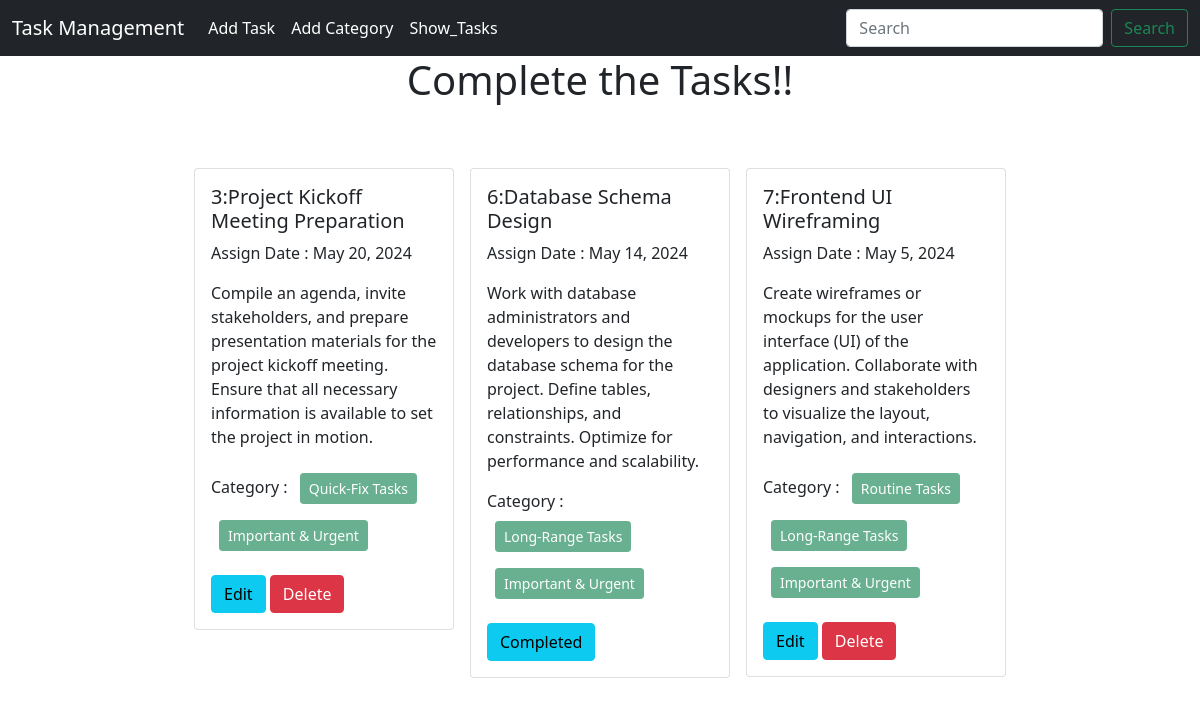
The page / on the database its author committed.
### tasks/models.py (models this page shows, shortened)
class Tasks(models.Model):
    taskTitle = models.CharField(max_length=100)
    assign_date = models.DateField()
    taskDescription = models.TextField()
    category = models.ManyToManyField(Category)
    is_completed = models.BooleanField(default=False)

### task_categories/models.py (models this page shows, shortened)
class Category(models.Model):
    category_name = models.CharField(max_length=50)

### Task_Management/views.py (the view)
# urls.py: path('', views.show_tasks, name='show_tasks'),
def show_tasks(request):
    data = Tasks.objects.all()
    return render(request, 'show_tasks.html', {'data' : data})

### templates/show_tasks.html
{% extends "base.html" %}
{% block content %}
<h1 style="text-align:center">Complete the Tasks!!</h1>
<div class="d-flex flex-wrap justify-content-center px-5 pt-5">
  {% for task in data %}
  <div class="col-sm-3">
    <div class="card m-2">
      <div class="card-body">
        <h5 class="card-title">{{task.id}}:{{task.taskTitle}}</h5>
        <p>Assign Date : {{task.assign_date}}</p>
        <p class="card-text">{{task.taskDescription}}</p>
        <p>
          Category : {% for cat in task.category.all %}
          <button class="btn btn-success btn-sm m-2" disabled >{{cat.category_name}} </button>
          {% endfor %}
        </p>
        {% if task.is_completed == False %}
            <a href="{% url 'edit_task' task.id %}" class="btn btn-info">Edit</a>
            <a href="{% url 'delete_task' task.id %}" class="btn btn-danger">Delete</a>
        {% else %}
            <a href="#" class="btn btn-info">Completed</a>
        {% endif %}
      </div>
    </div>
  </div>
  {% endfor %}
</div>
{% endblock %}

### templates/base.html (shortened to what this page needs)
<!doctype html>
<html lang="en">
  <head>
    <link href="https://cdn.jsdelivr.net/npm/bootstrap@5.0.2/dist/css/bootstrap.min.css" rel="stylesheet">
  </head>
  <body>
    <nav class="navbar navbar-expand-lg navbar-dark bg-dark">
        <div class="container-fluid">
          <a class="navbar-brand" href="{% url 'show_tasks'%}">Task Management</a>
          <div class="collapse navbar-collapse" id="navbarSupportedContent">
            <ul class="navbar-nav me-auto mb-2 mb-lg-0">
              <li class="nav-item">
                <a class="nav-link active" aria-current="page" href="{% url 'add_task'%}">Add Task</a>
              </li>
              <li class="nav-item">
                <a class="nav-link active" href="{% url 'add_category'%}">Add Category</a>
              </li>
              <li class="nav-item">
                <a class="nav-link active" href="{% url 'show_tasks'%}">Show_Tasks</a>
              </li>
            </ul>
            <form class="d-flex">
              <input class="form-control me-2" type="search" placeholder="Search" aria-label="Search">
              <button class="btn btn-outline-success" type="submit">Search</button>
            </form>
          </div>
        </div>
      </nav>
      {% block content%}
      {% endblock %}
  </body>
</html>

### rows shown on the page
Tasks: id "3", taskTitle "Project Kickoff Meeting Preparation", assign_date "May 20, 2024", taskDescription "Compile an agenda, invite stakeholders, and prepare presentation materials for the project kickoff meeting. Ensure that all necessary information is available to set the project in motion.", is_completed "Edit"
Category: category_name "Quick-Fix Tasks"
Category: category_name "Important & Urgent"
Tasks: id "6", taskTitle "Database Schema Design", assign_date "May 14, 2024", taskDescription "Work with database administrators and developers to design the database schema for the project. Define tables, relationships, and constraints. Optimize for performance and scalability.", is_completed "Completed"
Category: category_name "Long-Range Tasks"
Tasks: id "7", taskTitle "Frontend UI Wireframing", assign_date "May 5, 2024", taskDescription "Create wireframes or mockups for the user interface (UI) of the application. Collaborate with designers and stakeholders to visualize the layout, navigation, and interactions.", is_completed "Edit"
Category: category_name "Routine Tasks"
